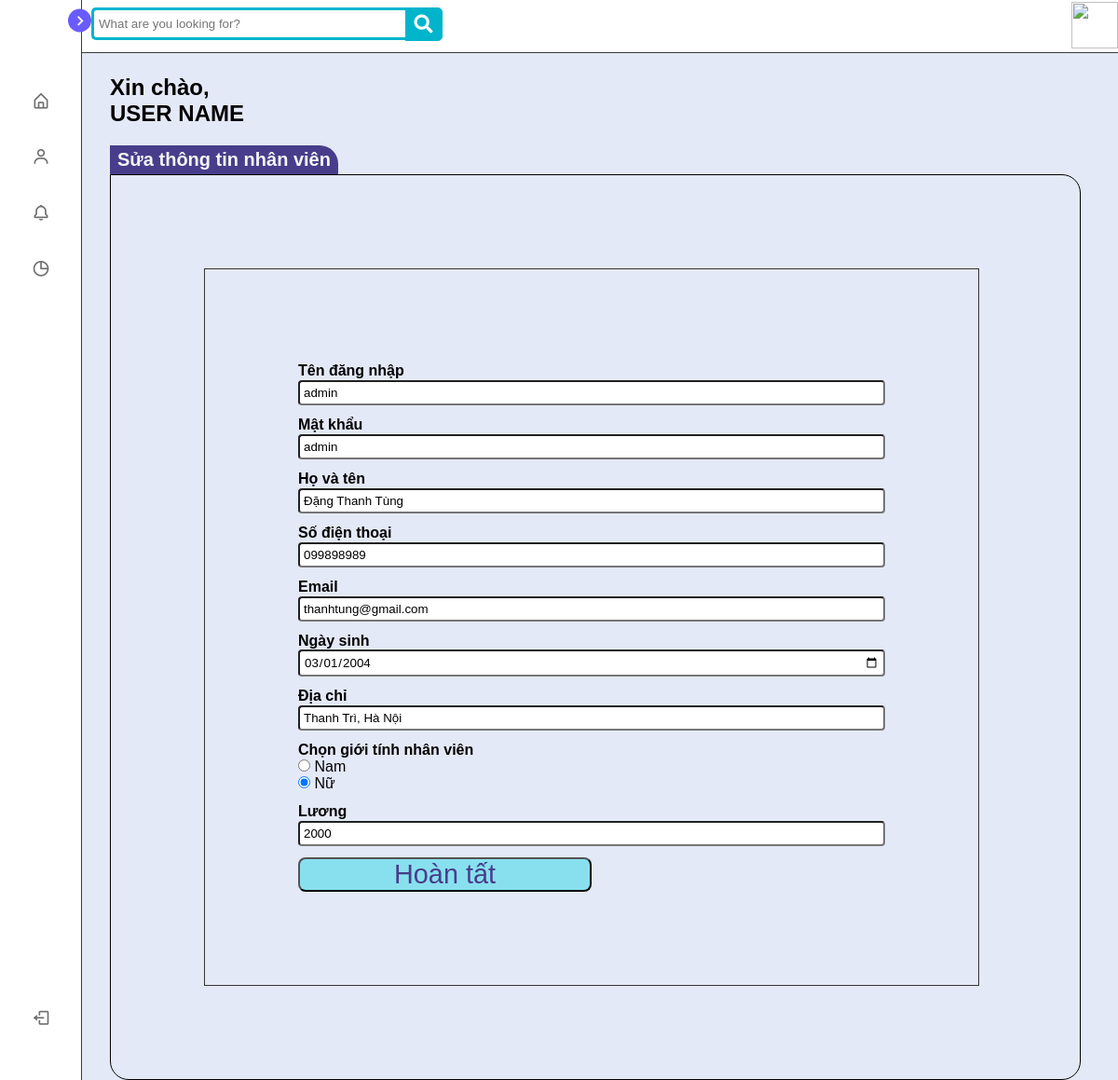
The app's page /manage/update.php with its own data.
### tables this page shows
CREATE TABLE IF NOT EXISTS `nhan_vien` (
  `ma` int(11) NOT NULL AUTO_INCREMENT,
  `ten_dang_nhap` varchar(50) NOT NULL,
  `mat_khau` varchar(100) NOT NULL,
  `ho_ten` varchar(50) DEFAULT NULL,
  `sdt` varchar(15) DEFAULT NULL,
  `email` varchar(100) DEFAULT NULL,
  `ngay_sinh` date DEFAULT NULL,
  `dia_chi` varchar(255) DEFAULT NULL,
  `quyen` bit(1) NOT NULL DEFAULT b'0',
  `gioi_tinh` bit(1) NOT NULL,
  `luong` int(11) DEFAULT NULL,
  PRIMARY KEY (`ma`),
  UNIQUE KEY `email` (`email`,`sdt`)
);

### lib_db.php (called while the page is built, shortened)
<?php
global $link;
function select_one($sql)
{
	$data = exec_select($sql);
	return $data[0];
}
function exec_select($sql)
{
	global $link;
	$ret = isset($ret) ? $ret : array();
	$res = $link->query($sql);
	$err = mysqli_error($link);
	if ($res) {
		while ($row = $res->fetch_array(MYSQLI_ASSOC)) {
			$ret[] = $row;
		}
	}
	return $ret;
}

### manage/update.php (the view, shortened to what this page needs)
<?php
require_once("../lib_db.php");
$id = $_SESSION['id'];
$current_year = date("Y");
$end_year = $current_year - 18;
$start_year = $current_year - 45;
$time_start = date("$start_year-m-d");
$time_end = date("$end_year-m-d");
$sql = "select * from nhan_vien where ma = '$id'";
$nhanvien = select_one($sql);
?>
<?php require_once('../root/top.php') ?>
</head>
<body>
  <?php require_once('../root/menu.php') ?>
  <?php require_once('../root/header.php') ?>
  <div class="container">
    <div class="hello-user">
      <h2>Xin chào,</h2>
      <h2>USER NAME</h2>
    </div>
    <div class="button-add">
    </div>
    <div class="title">
      <h2>Sửa thông tin nhân viên</h2>
    </div>
    <div class="table">
      <div class="wrap">
        <form class="form-edit" id="form-add" method="POST" action="./process/process_update.php">
          <div class="form-group">
            <label class="form-label-1">Tên đăng nhập</label>
            <input name="ten_dang_nhap"  value = "<?php echo $nhanvien["ten_dang_nhap"] ?>" placeholder="Nhập tên đăng nhập nhân viên" class="form-control form-style" rules="required" />
          </div>
          <div class="form-group">
            <label class="form-label-1">Mật khẩu</label>
            <input name="mat_khau" value = "<?php echo $nhanvien["mat_khau"] ?>" placeholder="Nhập mật khẩu nhân viên" class="form-control form-style" rules="required" />
          </div>
          <div class="form-group">
            <label class="form-label-1">Họ và tên</label>
            <input name="ho_ten" value = "<?php echo $nhanvien["ho_ten"] ?>" placeholder="Nhập họ và tên nhân viên" class="form-control form-style" rules="required" />
          </div>
          <div class="form-group">
            <label class="form-label-1">Số điện thoại</label>
            <input name="sdt" value = "<?php echo $nhanvien["sdt"] ?>" placeholder="Nhập số điện thoại nhân viên" class="form-control form-style" rules="required" />
          </div>
          <div class="form-group">
            <label class="form-label-1">Email</label>
            <input name="email" value = "<?php echo $nhanvien["email"] ?>" placeholder="Nhập email nhân viên" class="form-control form-style" rules="required" />
          </div>
          <div class="form-group">
            <label class="form-label-1">Ngày sinh</label>
            <input type="date" value = "<?php echo $nhanvien["ngay_sinh"] ?>" name="ngay_sinh" min=<?= $time_start ?> max=<?= $time_end ?> class="form-control form-style" rules="required">
          </div>
          <div class="form-group">
            <label class="form-label-1">Địa chỉ</label>
            <input name="dia_chi" value = "<?php echo $nhanvien["dia_chi"] ?>" placeholder="Nhập địa chỉ nhân viên" class="form-control form-style" rules="required" />
          </div>
          <div class="form-group mt-4">
            <label class="form-label-1">Chọn giới tính nhân viên</label>
            <div class="form-check">
              <input class="form-check-input" type="radio" name="gioi_tinh" value="male" id="male" <?php if($nhanvien["gioi_tinh"] == 1) echo "checked" ?>>
              <label class="form-check-label" for="male">Nam</label>
            </div>
            <div class="form-check">
              <input class="form-check-input" type="radio" name="gioi_tinh" value="female" id="female" <?php if($nhanvien["gioi_tinh"] == 0) echo "checked" ?>>
              <label class="form-check-label" for="female">Nữ</label>
            </div>
          </div>
          <div class="form-group" id = "123">
            <label class="form-label-1">Lương</label>
            <input name="luong" value = "<?php echo $nhanvien["luong"] ?>" placeholder="Nhập mức lương nnhân viên" class="form-control form-style" rules="required" />
          </div>
          <button class="btn-submit" type="submit" >Hoàn tất</button>
        </form>
      </div>
      <?php require_once('../root/footer.php') ?>
  <?php require_once('../root/footer.php') ?>
</body>
</html>

### assets/css/addproduct2.css (style rules this page uses)
* { font-family: Arial, Helvetica, sans-serif; box-sizing: border-box; margin: 0; padding: 0; }

### assets/css/base.css (style rules this page uses)
:root { --primary-color: #110a57; --yellow-color: #fec93b; --dark-blue: #07689f; --normal-blue: #40a8c5; --light-blue: #a0d5f4; }

### assets/css/style.css (style rules this page uses)
* { margin: 0; padding: 0; box-sizing: border-box; font-family: 'Poppins', sans-serif; }
:root { --body-color: #e4e9f7; --sidebar-color: #fff; --primary-color: #695cfe; --primary-color-light: #f6f5ff; --toggle-color: #ddd; --text-color: #707070; --tran-03: all 0.2s ease; --tran-03: all 0.3s ease; --tran-04: all 0.3s ease; --tran-05: all 0.3s ease; }
body { min-height: 100vh; background-color: var(--body-color); transition: var(--tran-05); }
body { background: #f2f2f2; font-family: 'Open Sans', sans-serif; }
.hello-user { width: 80%; float: left; }
.hello-user h2 { width: auto; }
.container { padding: 20px 40px; }
.button-add { width: 20%; float: right; margin-top: 15px; height: 70px; }
.title { margin-top: 20px; float: left; background-color: darkslateblue; border-top-right-radius: 20px; padding: 4px 8px; }
.title h2 { font-size: 20px; color: whitesmoke; text-align: center; }
.table { float: left; width: 100%; }
.table { border: 1px solid black; border-bottom-left-radius: 20px; border-bottom-right-radius: 20px; border-top-right-radius: 20px; height: auto; }
.form-label-1 { width: 30%; font-weight: 700; }
.form-style { border-radius: 4px; width: 100%; padding: 4px; }
.wrap { margin: 100px 100px; width: 80%; border: 1px solid #333; }
.form-edit { margin: 100px; }
.btn-submit { color: #483d8b; border-radius: 8px; width: 50%; font-size: 1.8rem; cursor: pointer; background-color: rgb(136, 224, 238); }

### assets/css/validation.css (style rules this page uses)
.form-group { margin-bottom: 12px; }

### records on screen
nhan_vien: ten_dang_nhap "admin", mat_khau "admin", ho_ten "Đặng Thanh Tùng", sdt "099898989", email "thanhtung@gmail.com", ngay_sinh "03/01/2004", dia_chi "Thanh Trì, Hà Nội", gioi_tinh "☐ Nam", gioi_tinh "☑ Nữ", luong "2000"
